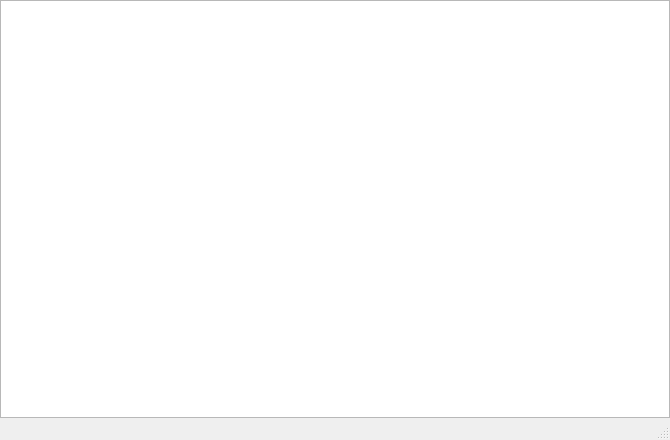
<?xml version="1.0" encoding="UTF-8"?>
<ui version="4.0">
 <class>MainWindow</class>
 <widget class="QMainWindow" name="MainWindow">
  <property name="geometry">
   <rect>
    <x>0</x>
    <y>0</y>
    <width>670</width>
    <height>440</height>
   </rect>
  </property>
  <property name="windowTitle">
   <string>Ecto Plasm Editor</string>
  </property>
  <widget class="QWidget" name="centralwidget">
   <layout class="QGridLayout" name="gridLayout">
    <property name="margin">
     <number>0</number>
    </property>
    <property name="spacing">
     <number>0</number>
    </property>
    <item row="0" column="0">
     <widget class="PlasmWidget" name="plasmView"/>
    </item>
   </layout>
  </widget>
  <widget class="QStatusBar" name="statusbar"/>
 </widget>
 <customwidgets>
  <customwidget>
   <class>PlasmWidget</class>
   <extends>QGraphicsView</extends>
   <header>plasmwidget.h</header>
  </customwidget>
 </customwidgets>
 <resources/>
 <connections/>
</ui>
